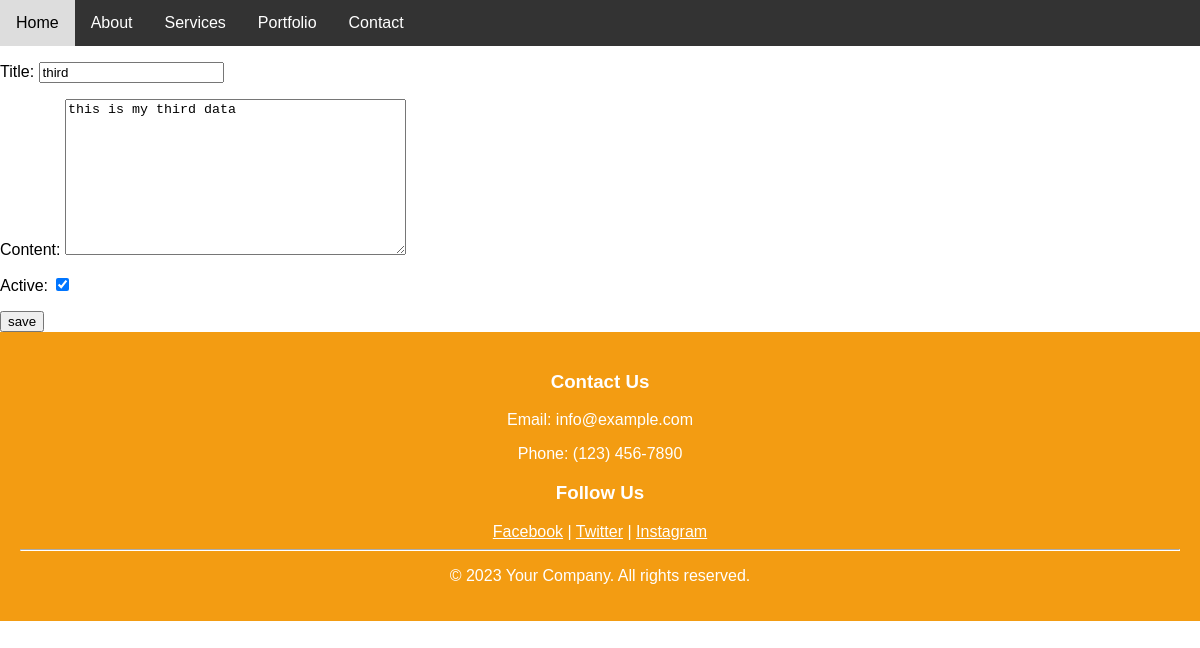
/blog/3/update/, run on the app's committed database.
### blog/models.py (models this page shows, shortened)
class Article(models.Model):
    title = models.CharField(max_length=200)
    content = models.TextField()
    created_at = models.DateTimeField(auto_now_add=True)
    updated_at = models.DateTimeField(auto_now=True)
    active = models.BooleanField(default=False)

### blog/views.py (the view, shortened to what this page needs)
# urls.py: path("<int:id>/update/",ArticleUpdateView.as_view(), name="article-update"),
class ArticleUpdateView(UpdateView):
    template_name = "articles/article_create.html"
    form_class=ArticleModelForm
    queryset = Article.objects.all()
    def get_object(self):
        id = self.kwargs.get("id")
        return get_object_or_404(Article,id=id)

### blog/forms.py
class ArticleModelForm(forms.ModelForm):
    class Meta:
        model = Article
        fields = (
            "title",
            "content",
            "active",
            )

### blog/templates/articles/article_create.html (shortened to what this page needs)
{% extends 'base.html' %}
{% block content %}
<form action="." method="POST" >
    {{form.as_p}}
    <input type="submit" value="save">
</form>
{% endblock content %}

### templates/navbar.html (style rules this page uses)
body { font-family: Arial, sans-serif; margin: 0; padding: 0; }

### data on the page
Article: title "third", content "this is my third data", active "☑"
